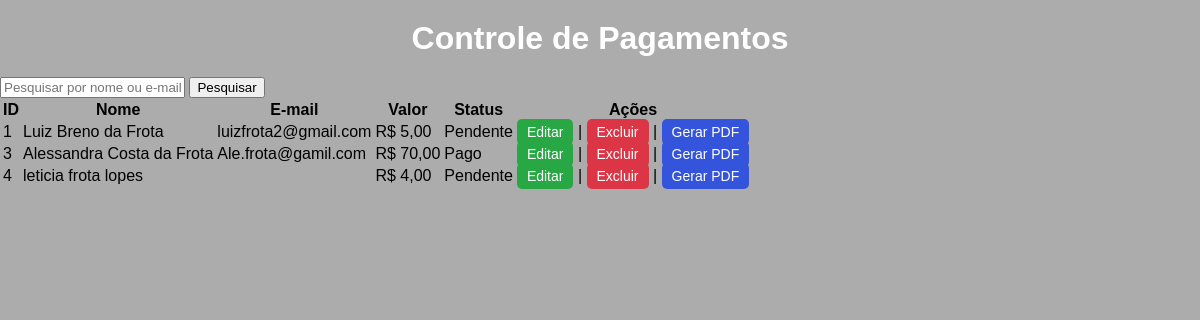
The app's page /barrapesquisa.php with its own data.
### tables this page shows
CREATE TABLE usuarios (
        id INTEGER PRIMARY KEY AUTOINCREMENT,
        nome TEXT NOT NULL,
        email TEXT NOT NULL UNIQUE,
        valor_pagamento REAL NOT NULL,
        data_pagamento REAL NOT NULL,
        status_pagamento TEXT CHECK(status_pagamento IN ('Pendente', 'Pago')) DEFAULT 'Pendente'
    );

### barrapesquisa.php (the view, shortened to what this page needs)
<?php
include 'database.php';
$searchTerm = isset($_GET['search']) ? $_GET['search'] : '';
$query = "SELECT * FROM usuarios WHERE nome LIKE :search OR email LIKE :search";
$stmt = $conn->prepare($query);
$stmt->bindValue(':search', "%$searchTerm%", PDO::PARAM_STR);
$stmt->execute();
$usuarios = $stmt->fetchAll(PDO::FETCH_ASSOC);
?>
<!DOCTYPE html>
<html lang="pt-br">
<head>
    <link rel="stylesheet" href="style.css">
</head>
<body>
    <div class="container">
        <h1>Controle de Pagamentos</h1>
        <div class="search-container">
            <form action="listar.php" method="GET">
                <input type="text" name="search" placeholder="Pesquisar por nome ou e-mail" value="<?php echo htmlspecialchars($searchTerm); ?>">
                <button type="submit">Pesquisar</button>
            </form>
        </div>
        <table>
            <thead>
                <tr>
                    <th>ID</th>
                    <th>Nome</th>
                    <th>E-mail</th>
                    <th>Valor</th>
                    <th>Status</th>
                    <th>Ações</th>
                </tr>
            </thead>
            <tbody>
                <?php foreach ($usuarios as $usuario): ?>
                    <tr>
                        <td><?php echo $usuario['id']; ?></td>
                        <td><?php echo $usuario['nome']; ?></td>
                        <td><?php echo $usuario['email']; ?></td>
                        <td>R$ <?php echo number_format($usuario['valor_pagamento'], 2, ',', '.'); ?></td>
                        <td><?php echo $usuario['status_pagamento']; ?></td>
                        <td class="actions">
                            <a href="editar.php?id=<?php echo $usuario['id']; ?>">Editar</a> |
                            <a href="deletar.php?id=<?php echo $usuario['id']; ?>">Excluir</a> |
                            <a href="gerar_pdf.php?id=<?php echo $usuario['id']; ?>">Gerar PDF</a>
                        </td>
                    </tr>
                <?php endforeach; ?>
            </tbody>
        </table>
    </div>
</body>
</html>

### style.css (style rules this page uses)
body { font-family: Arial, sans-serif; margin: 0; padding: 0; background-color: rgb(172, 172, 172); height: 100%; font-family: Arial, sans-serif; }
h1 { text-align: center; margin: 20px 0; color: #ffffff; }
table a { text-decoration: none; padding: 5px 10px; border-radius: 5px; color: white; font-size: 14px; }
table a[href*="editar"] { background-color: #28a745; }
table a[href*="deletar"] { background-color: #dc3545; }
table a[href*="gerar_pdf"] { background-color: #3554dc; }

### barrapesquisa.php (style rules this page uses)
body, html { margin: 0; padding: 0; font-family: Arial, sans-serif; }

### records on screen
usuarios: id "1", nome "Luiz Breno da Frota", email "luizfrota2@gmail.com", valor_pagamento "5,00", status_pagamento "Pendente"
usuarios: id "3", nome "Alessandra Costa da Frota", email "Ale.frota@gamil.com", valor_pagamento "70,00", status_pagamento "Pago"
usuarios: id "4", nome "leticia frota lopes", valor_pagamento "4,00", status_pagamento "Pendente"
